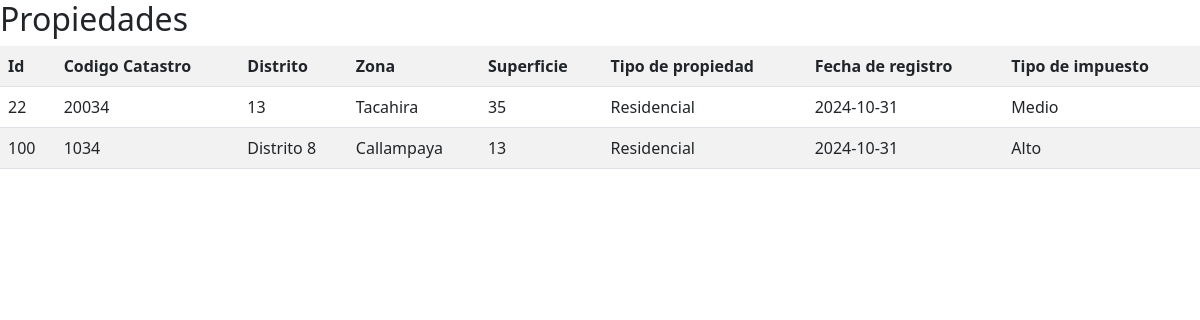
Screenshot of /ejercicio2/duenio.php (signed in) with the database file from the repository.
### tables this page shows
CREATE TABLE `catastro` (
  `id` int(11) NOT NULL,
  `cod_cat` varchar(20) NOT NULL,
  `distrito` varchar(50) DEFAULT NULL,
  `zona` varchar(100) DEFAULT NULL,
  `superficie` float DEFAULT NULL,
  `tipo_propiedad` varchar(50) DEFAULT NULL,
  `fecha_registro` date DEFAULT NULL,
  `tipo_impuesto` varchar(10) DEFAULT NULL,
  `ci` int(11) DEFAULT NULL
);

### ejercicio2/duenio.php (the view, shortened to what this page needs)
<!DOCTYPE html>
<html lang="en">
<head>
<link href="https://cdn.jsdelivr.net/npm/bootstrap@5.0.2/dist/css/bootstrap.min.css" rel="stylesheet">
</head>
<body>
    <?php
    $con  =  mysqli_connect("localhost", "isaac", "123456", "BDIsaac");
    $ci = $_SESSION["carnet"];
    $sql = "SELECT * FROM catastro WHERE ci = $ci";
    $result = mysqli_query($con, $sql);
    ?>
<table class = "table table-striped">
<tr>
    <th>Id</th>
    <th>Codigo Catastro</th>
    <th>Distrito</th>
    <th>Zona</th>
    <th>Superficie</th>
    <th>Tipo de propiedad</th>
    <th>Fecha de registro</th>
    <th>Tipo de impuesto</th>
</tr>
    <?php
    echo "<h2>Propiedades</h2>";
    while ($fila = mysqli_fetch_array($result)) {
        echo "<tr>";
        echo "<td>".$fila["id"]."</td>";
        echo "<td>".$fila["cod_cat"]."</td>";
        echo "<td>".$fila["distrito"]."</td>";
        echo "<td>".$fila["zona"]."</td>";
        echo "<td>".$fila["superficie"]."</td>";
        echo "<td>".$fila["tipo_propiedad"]."</td>";
        echo "<td>".$fila["fecha_registro"]."</td>";
        echo "<td>".$fila["tipo_impuesto"]."</td>";
        echo "</tr>";
    }
    ?>
</table>
</body>
</html>

### rows the page displays
catastro: id "22", cod_cat "20034", distrito "13", zona "Tacahira", superficie "35", tipo_propiedad "Residencial", fecha_registro "2024-10-31", tipo_impuesto "Medio"
catastro: id "100", cod_cat "1034", distrito "Distrito 8", zona "Callampaya", superficie "13", tipo_propiedad "Residencial", fecha_registro "2024-10-31", tipo_impuesto "Alto"
